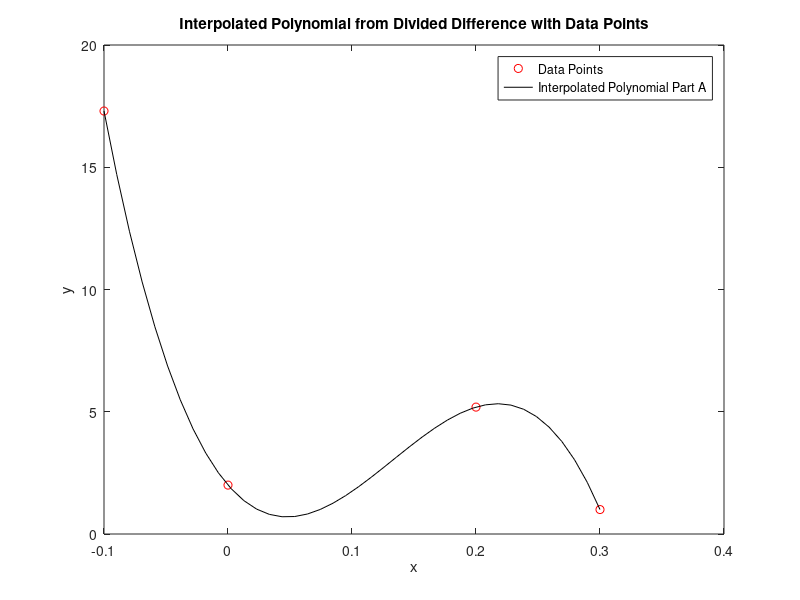
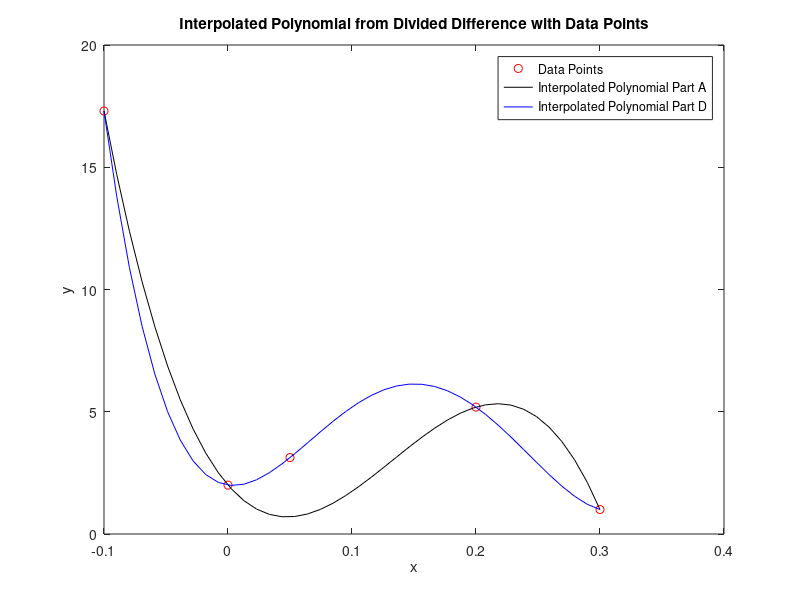

Recreate these plots in MATLAB, in order. (Note: this script raises an error after producing the figures.)
%% Part 1: Estimation using divided differences
% Uses divided differences to calculate an approximation and graph it

fprintf("Part 1: Estimation using divided differences\n");

x = [-0.10; 0.00; 0.20; 0.30];
fx = [17.3000; 2.0000; 5.1900; 1.0000];
Zeros = zeros(size(fx, 1), size(fx, 1)-1);
F = [fx Zeros];

for i = 1:size(x)-1 %Time run is n which since x starts at x0 is size+1
    for j = 1:i
        F(i+1,j+1) = (F(i+1,j)-F(i,j))./(x(i+1)-x(i-j+1));
    end
end
coefficients = diag(F);

P = @(y) coefficients(1) + dot(coefficients(2:end), [prod(y-x(1:1)), prod(y-x(1:2)), prod(y-x(1:3))]);
fprintf("Approximation of 0.1: %.6f\n", P(.1));
fprintf("Approximation of 0.4: %.6f\n", P(.4));

w = linspace(-.1,.3,40)';
Pw = zeros(size(w));
for i=1:size(w)
    Pw(i) = P(w(i));
end

figure;
plot(x, fx, 'or');
hold on;
plot(w, Pw, '-k');
hold off;
xlabel('x');
ylabel('y');
title('Interpolated Polynomial from Divided Difference with Data Points');
legend('Data Points', 'Interpolated Polynomial Part A');

x = [-0.10; 0.00; 0.05; 0.20; 0.30];
fx = [17.3000; 2.0000; 3.125; 5.1900; 1.0000];
Zeros = zeros(size(fx, 1), size(fx, 1)-1);
F = [fx Zeros];

for i = 1:size(x)-1 %Time run is n which since x starts at x0 is size+1
    for j = 1:i
        F(i+1,j+1) = (F(i+1,j)-F(i,j))./(x(i+1)-x(i-j+1));
    end
end
coefficients = diag(F);

P = @(y) coefficients(1) + dot(coefficients(2:end), [prod(y-x(1:1)), prod(y-x(1:2)), prod(y-x(1:3)), prod(y-x(1:4))]);
fprintf("Approximation of 0.1 with 5 points: %.6f\n", P(.1));
fprintf("Approximation of 0.4 with 5 points: %.6f\n", P(.4));

Pw2 = zeros(size(w));
for i=1:size(w)
    Pw2(i) = P(w(i));
end

figure;
plot(x, fx, 'or');
hold on;
plot(w, Pw, '-k');
plot(w, Pw2, '-b');
hold off;
xlabel('x');
ylabel('y');
title('Interpolated Polynomial from Divided Difference with Data Points');
legend('Data Points', 'Interpolated Polynomial Part A', 'Interpolated Polynomial Part D');

%% Part 2: Kentucky Derby Estimation
% Predicts the time at the 3/4 mile pole

fprintf("Part 2: Kentucky Derby Estimation\n");

x = [.25; .5; 1; 1.25];
fx = [25.2; 49.2; 96.4; 119.4];
Zeros = zeros(size(fx, 1), size(fx, 1)-1);
F = [fx Zeros];

for i = 1:size(x)-1 %Time run is n which since x starts at x0 is size+1
    for j = 1:i
        F(i+1,j+1) = (F(i+1,j)-F(i,j))./(x(i+1)-x(i-j+1));
    end
end
coefficients = diag(F);

P = @(y) coefficients(1) + dot(coefficients(2:end), [prod(y-x(1:1)), prod(y-x(1:2)), prod(y-x(1:3))]);
answer = P(.75);
fprintf("Approximation of time (in seconds) at 3/4 mile mark: %.2f\n", answer);
fprintf("The actual time was 73 seconds. This means the relative error was %.2f%%\n", 100*abs((answer-73)/73));

%% Part 3: Degree of Polynomial
% Uses divided differences to find the degree of the polynomial to
% interpolate a function

fprintf("Part 3: Degree of Polynomial\n");

x = [0; 1; 2; 3; 4; 5; 6; 7];
fx = [0; -2; -8; 0; 64; 250; 648; 1372];
Zeros = zeros(size(fx, 1), size(fx, 1)-1);
F = [fx Zeros];

for i = 1:size(x)-1 %Time run is n which since x starts at x0 is size+1
    for j = 1:i
        F(i+1,j+1) = (F(i+1,j)-F(i,j))./(x(i+1)-x(i-j+1));
    end
end
coefficients = diag(F);
syms value;
simplify(coefficients(1) + dot(coefficients(2:end), [(value-x(1)), (value-x(1))*(value-x(2)), (value-x(1))*(value-x(2))*(value-x(3)), (value-x(1))*(value-x(2))*(value-x(3))*(value-x(4)), (value-x(1))*(value-x(2))*(value-x(3))*(value-x(4))*(value-x(5)), (value-x(1))*(value-x(2))*(value-x(3))*(value-x(4))*(value-x(5))*(value-x(6)), (value-x(1))*(value-x(2))*(value-x(3))*(value-x(4))*(value-x(5))*(value-x(6))*(value-x(6))]))
fprintf("The equation is x^3*(x-3) which equals x^4-3x^3\n");
fprintf("Therefore the degree of the polynomial is 4");